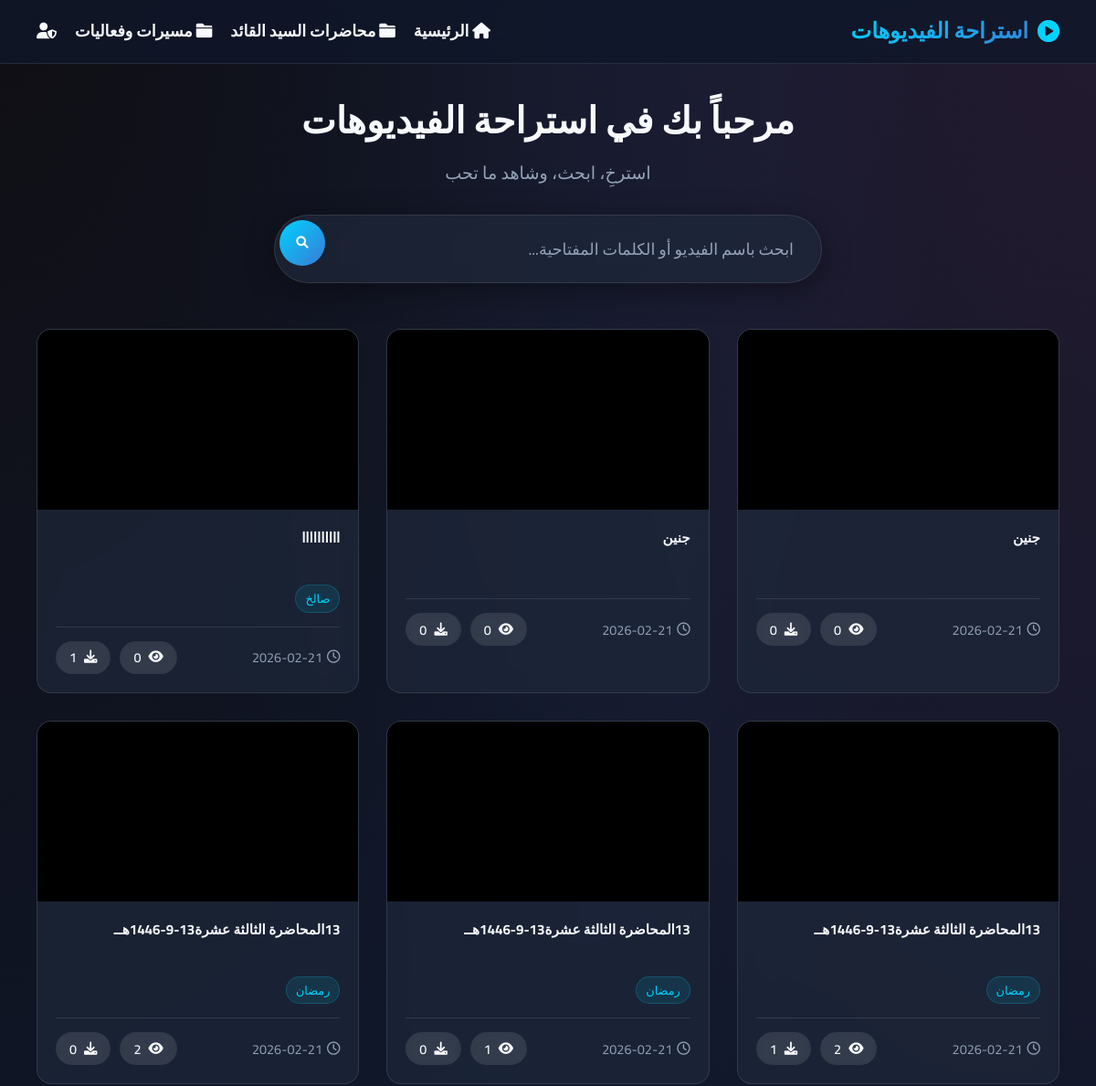
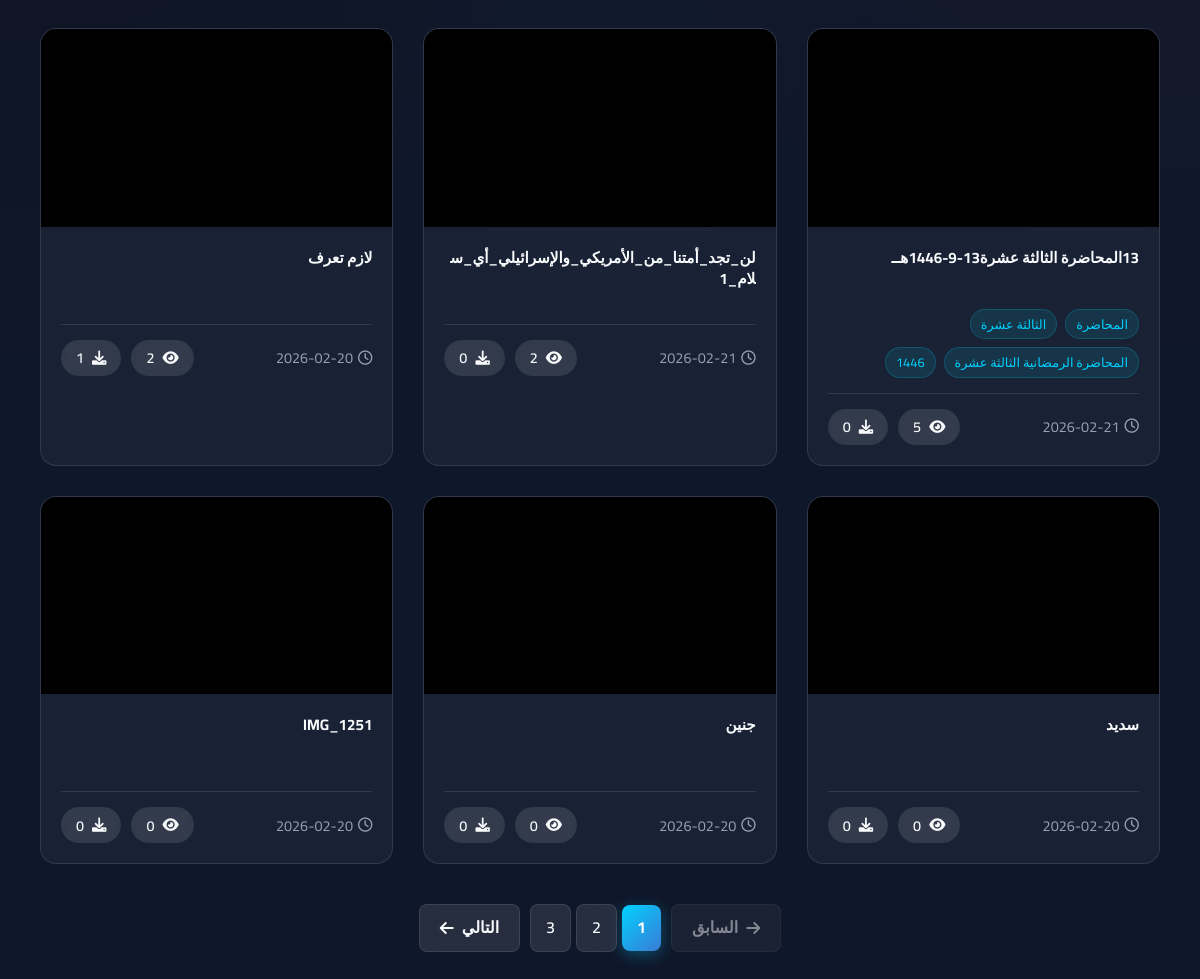
The page / on the database its author committed (2 pictures, top to bottom).
### models.py (models this page shows)
class CustomPage(db.Model):
    id = db.Column(db.Integer, primary_key=True)
    name = db.Column(db.String(100), nullable=False)
    slug = db.Column(db.String(100), nullable=False, unique=True)
    description = db.Column(db.Text, nullable=True)
    created_at = db.Column(db.DateTime, default=datetime.utcnow)
    playlists = db.relationship('Playlist', backref='custom_page', lazy=True)

class Video(db.Model):
    id = db.Column(db.Integer, primary_key=True)
    title = db.Column(db.String(255), nullable=False)
    filename = db.Column(db.String(255), nullable=False, unique=True)
    description = db.Column(db.Text, nullable=True)
    tags = db.Column(db.String(500), nullable=True) # Tags separated by comma
    upload_date = db.Column(db.DateTime, default=datetime.utcnow)
    views = db.Column(db.Integer, default=0)
    downloads = db.Column(db.Integer, default=0)

### app.py (the view)
@app.route('/')
def index():
    query = request.args.get('q', '')
    page = request.args.get('page', 1, type=int)
    per_page = 12 # عرض 12 فيديو فقط في كل صفحة
    if query:
        videos = Video.query.filter(
            or_(
                Video.title.ilike(f'%{query}%'),
                Video.tags.ilike(f'%{query}%')
            )
        ).order_by(Video.upload_date.desc()).paginate(page=page, per_page=per_page, error_out=False)
    else:
        videos = Video.query.order_by(Video.upload_date.desc()).paginate(page=page, per_page=per_page, error_out=False)
    playlists = Playlist.query.order_by(Playlist.created_at.desc()).all()
    return render_template('index.html', videos=videos, query=query, playlists=playlists)

### app.py (called while the page is built)
@app.context_processor
def inject_globals():
    try:
        pages = CustomPage.query.order_by(CustomPage.created_at.asc()).all()
        return dict(custom_pages=pages, is_admin=session.get('is_admin', False))
    except:
        return dict(custom_pages=[], is_admin=False)

### templates/index.html (shortened to what this page needs)
{% extends "layout.html" %}
{% block content %}
<div class="search-section">
    <h1 class="page-title">مرحباً بك في استراحة الفيديوهات</h1>
    <p class="page-subtitle">استرخِ، ابحث، وشاهد ما تحب</p>
    <form action="{{ url_for('index') }}" method="GET" class="search-form">
        <div class="search-input-group">
            <input type="text" name="q" placeholder="ابحث باسم الفيديو أو الكلمات المفتاحية..." value="{{ query }}" class="search-input">
            <button type="submit" class="search-btn"><i class="fas fa-search"></i></button>
        </div>
    </form>
</div>
<div class="videos-grid">
    {% for video in videos.items %}
    <div class="video-card">
        <div class="video-thumbnail-container">
           <video class="video-thumbnail" muted onmouseover="this.play()" onmouseout="this.pause();this.currentTime=0;">
                <source src="{{ url_for('uploaded_file', filename=video.filename) }}" type="video/{{ video.filename.split('.')[-1] }}">
           </video>
        </div>
        <div class="video-info">
            <h3 class="video-title" title="{{ video.title }}">{{ video.title }}</h3>
            <div class="video-tags">
                {% if video.tags %}
                    {% for tag in video.tags.split(',') %}
                        <span class="tag">{{ tag.strip() }}</span>
                    {% endfor %}
                {% endif %}
            </div>
            <div class="video-meta">
                <div class="meta-stats">
                    <span class="date" title="تاريخ الرفع"><i class="far fa-clock"></i> {{ video.upload_date.strftime('%Y-%m-%d') }}</span>
                </div>
                <div class="card-actions">
                    <a href="{{ url_for('watch_video', video_id=video.id) }}" class="btn-icon" title="مشاهدة" style="width: auto; padding: 8px 15px; border-radius: 20px;"><i class="fas fa-eye"></i> {{ video.views }}</a>
                    <a href="{{ url_for('download_video', video_id=video.id) }}" class="btn-icon" title="تحميل" style="width: auto; padding: 8px 15px; border-radius: 20px;"><i class="fas fa-download"></i> {{ video.downloads }}</a>
                </div>
            </div>
        </div>
    </div>
    {% endfor %}
    </div>
    {% if videos.pages > 1 %}
    <div class="pagination-container" style="display: flex; justify-content: center; margin-top: 40px; margin-bottom: 20px; gap: 10px;">
        {% if videos.has_prev %}
        <a href="{{ url_for('index', page=videos.prev_num, q=query) }}" class="btn-secondary" style="padding: 10px 20px; text-decoration: none;"><i class="fas fa-arrow-right"></i> السابق</a>
        {% else %}
        <span class="btn-secondary" style="padding: 10px 20px; opacity: 0.5; cursor: not-allowed;"><i class="fas fa-arrow-right"></i> السابق</span>
        {% endif %}
        <div class="page-numbers" style="display: flex; gap: 5px; align-items: center;">
            {% for page_num in videos.iter_pages(left_edge=1, right_edge=1, left_current=2, right_current=2) %}
                {% if page_num %}
                    {% if videos.page == page_num %}
                    <span class="btn-primary" style="padding: 10px 15px; border-radius: 8px; font-weight: bold;">{{ page_num }}</span>
                    {% else %}
                    <a href="{{ url_for('index', page=page_num, q=query) }}" class="btn-secondary" style="padding: 10px 15px; border-radius: 8px; text-decoration: none;">{{ page_num }}</a>
                    {% endif %}
                {% else %}
                    <span style="color: var(--text-muted); padding: 0 5px;">...</span>
                {% endif %}
            {% endfor %}
        </div>
        {% if videos.has_next %}
        <a href="{{ url_for('index', page=videos.next_num, q=query) }}" class="btn-secondary" style="padding: 10px 20px; text-decoration: none;">التالي <i class="fas fa-arrow-left"></i></a>
        {% else %}
        <span class="btn-secondary" style="padding: 10px 20px; opacity: 0.5; cursor: not-allowed;">التالي <i class="fas fa-arrow-left"></i></span>
        {% endif %}
    </div>
    {% endif %}
{% endblock %}

### templates/layout.html (shortened to what this page needs)
<!DOCTYPE html>
<html lang="ar" dir="rtl">
<head>
    <link rel="stylesheet" href="{{ url_for('static', filename='css/style.css') }}">
    <link href="https://cdnjs.cloudflare.com/ajax/libs/font-awesome/6.0.0/css/all.min.css" rel="stylesheet">
</head>
<body>
    <nav class="navbar">
        <div class="nav-container">
            <a href="{{ url_for('index') }}" class="logo">
                <i class="fas fa-play-circle"></i> استراحة الفيديوهات
            </a>
            <div class="nav-links">
                <a href="{{ url_for('index') }}" class="nav-link"><i class="fas fa-home"></i> الرئيسية</a>
                {% for page in custom_pages %}
                <a href="{{ url_for('view_page', slug=page.slug) }}" class="nav-link"><i class="fas fa-folder"></i> {{ page.name }}</a>
                {% endfor %}
                {% if is_admin %}
                <a href="{{ url_for('manage_users') }}" class="nav-link"><i class="fas fa-users-cog"></i> المستخدمين</a>
                <a href="{{ url_for('manage_playlists') }}" class="nav-link"><i class="fas fa-list-ul"></i> إدارة القوائم</a>
                <a href="{{ url_for('manage_pages') }}" class="nav-link"><i class="fas fa-sitemap"></i> إدارة الأقسام</a>
                <a href="{{ url_for('upload_video') }}" class="nav-link btn-primary"><i class="fas fa-upload"></i> رفع فيديو</a>
                <a href="{{ url_for('logout') }}" class="nav-link" style="color: #ff6b6b;" title="تسجيل الخروج"><i class="fas fa-sign-out-alt"></i></a>
                {% else %}
                <a href="{{ url_for('login') }}" class="nav-link" title="دخول الإدارة"><i class="fas fa-user-shield"></i></a>
                {% endif %}
            </div>
        </div>
    </nav>
    <div class="container main-content">
        {% block content %}{% endblock %}
    </div>
</body>
</html>

### rows shown on the page
CustomPage: name "محاضرات السيد القائد"
CustomPage: name "مسيرات وفعاليات"
Video: title "جنين", upload_date "2026-02-21", views "0", downloads "0"
Video: title "جنين", upload_date "2026-02-21", views "0", downloads "0"
Video: title "اااااااااا", strip "صالخ", upload_date "2026-02-21", views "0", downloads "1"
Video: title "13المحاضرة الثالثة عشرة13-9-1446هــ", strip "رمضان", upload_date "2026-02-21", views "2", downloads "1"
Video: title "13المحاضرة الثالثة عشرة13-9-1446هــ", strip "رمضان", upload_date "2026-02-21", views "1", downloads "0"
Video: title "13المحاضرة الثالثة عشرة13-9-1446هــ", strip "رمضان", upload_date "2026-02-21", views "2", downloads "0"
Video: title "13المحاضرة الثالثة عشرة13-9-1446هــ", strip "المحاضرة" "الثالثة عشرة" "المحاضرة الرمضانية الثالثة عشرة" "1446", upload_date "2026-02-21", views "5", downloads "0"
Video: title "لن_تجد_أمتنا_من_الأمريكي_والإسرائيلي_أي_سلام_1", upload_date "2026-02-21", views "2", downloads "0"
Video: title "لازم تعرف", upload_date "2026-02-20", views "2", downloads "1"
Video: title "سديد", upload_date "2026-02-20", views "0", downloads "0"
Video: title "جنين", upload_date "2026-02-20", views "0", downloads "0"
Video: title "IMG_1251", upload_date "2026-02-20", views "0", downloads "0"

### other values the page prints
{{ page_num }} "1"
{{ page_num }} "2" "3"
